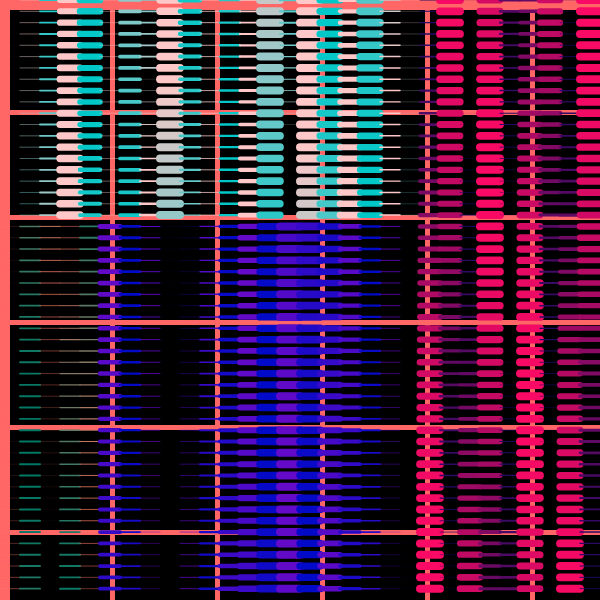
Frame 1 (no input)
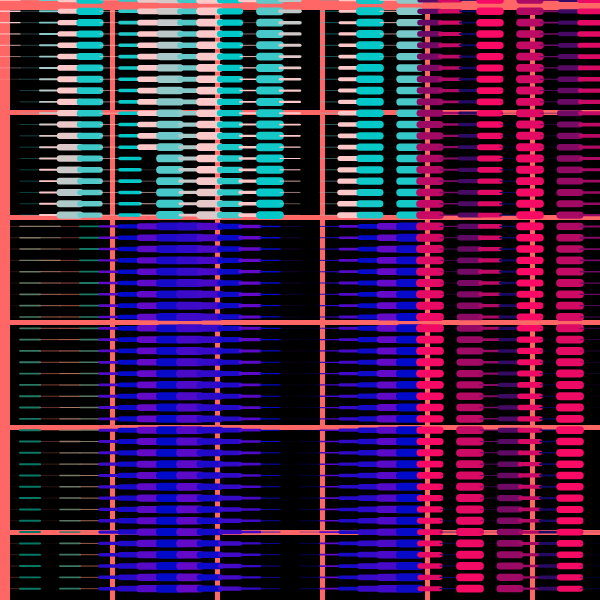
Frame 60 (no input)
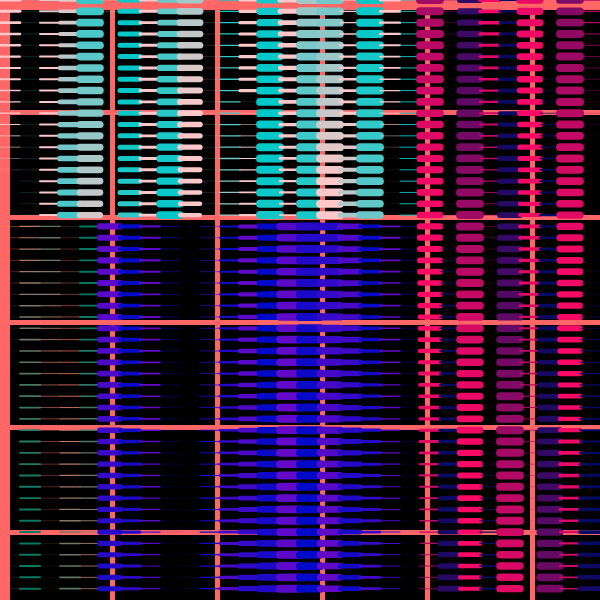
Frame 120 (the mouse pressed at the canvas centre since frame 60)

The p5.js sketch that drew these frames (run headless with seeded random() and noise() and a simulated clock; from frame 60 on, the mouse is pressed at the canvas centre):

// p5.js sketch
// ── sketch.js
function setup() {
  createCanvas(600, 600);
  strokeWeight(3);
  background(255);
}

function draw() {
  background(255, 102, 102);
  // let centerX = 600/2;
  // let centerY = 600/2;

  // fill(255, 0, 0); // Setze die Füllfarbe auf Rot (kann geändert werden)
  // rectMode(CENTER); // Ändere den Modus, damit das Rechteck von seiner Mitte aus gezeichnet wird
  // rect(centerX, centerY, 200, 200); // Zeichne ein Rechteck im Mittelpunkt des Bildschirms

  push();
  fill(0); // Setze die Füllfarbe auf Cyan
  noStroke();
  
  let startX = 10; // Start-X-Position des ersten Rechtecks
  let startY = 10; // Start-Y-Position des ersten Rechtecks
  let rectWidth = 100; // Breite der Rechtecke
  let rectHeight = 100; // Höhe der Rechtecke
  let spacing = 5; // Abstand zwischen den Rechtecken

  // Schleife zum Zeichnen der Rechtecke in einer Spalte
  for (let i = 0; i <10; i++) {
    // Berechne die Y-Position des aktuellen Rechtecks
    let y = startY + i * (rectHeight + spacing);
    
    // Schleife zum Zeichnen der Rechtecke in einer Reihe
    for (let j = 0; j < 10; j++) {
      // Berechne die X-Position des aktuellen Rechtecks
      let x = startX + j * (rectWidth + spacing);
      
      rect(x, y, rectWidth, rectHeight);}
  }
  pop();

  let gridX = 30;
  let gridY = 53;
  let abstandX = height / gridX; //min. 13
  let abstandY = width / gridY; // min. 8
  let anzahl = gridX * gridY;

  for (let i = 0; i < anzahl; i++) {
    let yreihe = i % gridY;
    let xreihe = (i - yreihe) / gridY;
    let xpos = xreihe * abstandX;
    let ypos = yreihe * abstandY;

    //teil ganz rechts
    if (xreihe > 20) {
      let strichdicke = (sin(i / 20 + frameCount / 50) + 1) * 4;
      let hue = map(sin(i / 20 + frameCount / 100), -1, 1, 0, 250);
      drawLineWithParameters(xpos, ypos, strichdicke, hue, 10, 100);
    } 
    // oben links
    else if (yreihe < 20) {
      let strichdicke = sin(i / -40 + frameCount / 300) * 8;
      let hue = map(sin(i / 20 + frameCount / 100), -1, 1, 0, 360);
      drawLineWithParameters(xpos, ypos, strichdicke, hue, 200, 200);
    } 
    //unten links
    else if (xreihe < 5) {
      let strichdicke = (sin(i / -20 + frameCount / 300) + 1) * 1;
      let hue = map(sin(i / 20 + frameCount / 10), -1, 1, 0, 360);
      drawLineWithParameters(xpos, ypos, strichdicke, hue, 120, 100);
    }
    //unten mitte
    else {
      let strichdicke = (sin(i / 100 + frameCount / 20) + 1) * 4;
      let hue = map(sin(i / 20 + frameCount / 400), -1, 1, 0, 100);
      drawLineWithParameters(xpos, ypos, strichdicke, hue, 10, 200);
    }
  }
}

function drawLineWithParameters(
  xpos,
  ypos,
  strichdicke,
  hue,
  saturation,
  brightness
) {
  strokeWeight(strichdicke);
  stroke(hue, saturation, brightness);
  line(xpos, ypos, xpos + 20, ypos);
}
